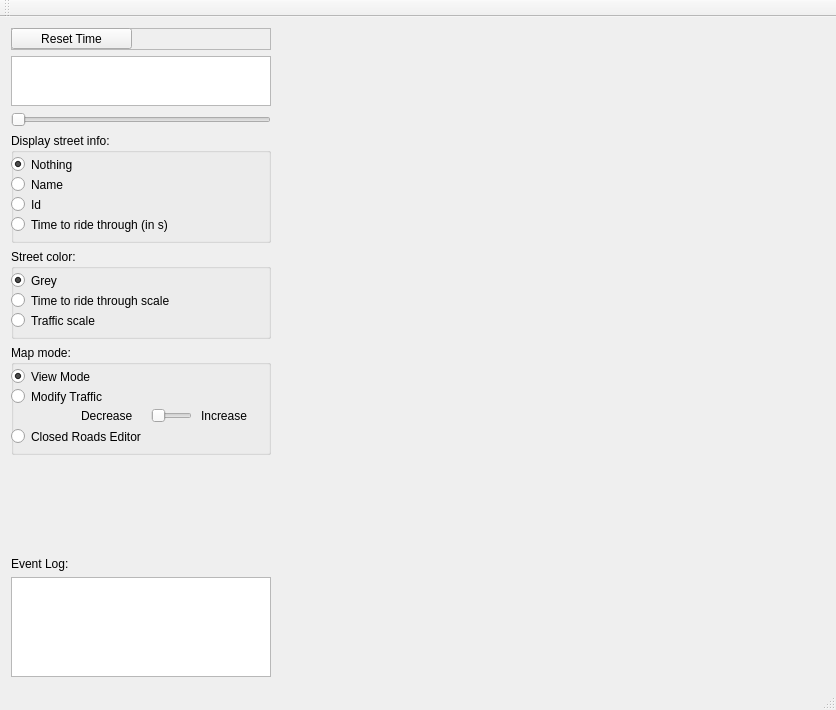
<?xml version="1.0" encoding="UTF-8"?>
<ui version="4.0">
 <class>MainWindow</class>
 <widget class="QMainWindow" name="MainWindow">
  <property name="geometry">
   <rect>
    <x>0</x>
    <y>0</y>
    <width>836</width>
    <height>710</height>
   </rect>
  </property>
  <property name="mouseTracking">
   <bool>true</bool>
  </property>
  <property name="focusPolicy">
   <enum>Qt::ClickFocus</enum>
  </property>
  <property name="windowTitle">
   <string>MainWindow</string>
  </property>
  <widget class="QWidget" name="centralWidget">
   <layout class="QHBoxLayout" name="horizontalLayout">
    <item>
     <layout class="QVBoxLayout" name="verticalLayout">
      <item>
       <widget class="QFrame" name="frame">
        <property name="sizePolicy">
         <sizepolicy hsizetype="Preferred" vsizetype="Fixed">
          <horstretch>0</horstretch>
          <verstretch>0</verstretch>
         </sizepolicy>
        </property>
        <property name="minimumSize">
         <size>
          <width>0</width>
          <height>22</height>
         </size>
        </property>
        <property name="frameShape">
         <enum>QFrame::StyledPanel</enum>
        </property>
        <property name="frameShadow">
         <enum>QFrame::Raised</enum>
        </property>
        <property name="lineWidth">
         <number>0</number>
        </property>
        <widget class="QPushButton" name="pushButton_2">
         <property name="geometry">
          <rect>
           <x>0</x>
           <y>0</y>
           <width>121</width>
           <height>21</height>
          </rect>
         </property>
         <property name="sizePolicy">
          <sizepolicy hsizetype="Fixed" vsizetype="Fixed">
           <horstretch>0</horstretch>
           <verstretch>0</verstretch>
          </sizepolicy>
         </property>
         <property name="text">
          <string>Reset Time</string>
         </property>
        </widget>
       </widget>
      </item>
      <item>
       <widget class="QTextBrowser" name="textBrowser">
        <property name="sizePolicy">
         <sizepolicy hsizetype="Preferred" vsizetype="Preferred">
          <horstretch>0</horstretch>
          <verstretch>0</verstretch>
         </sizepolicy>
        </property>
        <property name="minimumSize">
         <size>
          <width>200</width>
          <height>50</height>
         </size>
        </property>
        <property name="maximumSize">
         <size>
          <width>16777215</width>
          <height>50</height>
         </size>
        </property>
       </widget>
      </item>
      <item>
       <widget class="QSlider" name="horizontalSlider">
        <property name="sizePolicy">
         <sizepolicy hsizetype="Preferred" vsizetype="Fixed">
          <horstretch>0</horstretch>
          <verstretch>0</verstretch>
         </sizepolicy>
        </property>
        <property name="minimumSize">
         <size>
          <width>200</width>
          <height>0</height>
         </size>
        </property>
        <property name="sizeIncrement">
         <size>
          <width>20</width>
          <height>0</height>
         </size>
        </property>
        <property name="maximum">
         <number>10</number>
        </property>
        <property name="singleStep">
         <number>3</number>
        </property>
        <property name="orientation">
         <enum>Qt::Horizontal</enum>
        </property>
       </widget>
      </item>
      <item>
       <widget class="QGroupBox" name="groupBox">
        <property name="sizePolicy">
         <sizepolicy hsizetype="Preferred" vsizetype="Preferred">
          <horstretch>0</horstretch>
          <verstretch>0</verstretch>
         </sizepolicy>
        </property>
        <property name="minimumSize">
         <size>
          <width>220</width>
          <height>110</height>
         </size>
        </property>
        <property name="maximumSize">
         <size>
          <width>16777215</width>
          <height>16777215</height>
         </size>
        </property>
        <property name="title">
         <string>Display street info:</string>
        </property>
        <widget class="QRadioButton" name="ButtonStreetNothing">
         <property name="geometry">
          <rect>
           <x>0</x>
           <y>20</y>
           <width>112</width>
           <height>23</height>
          </rect>
         </property>
         <property name="text">
          <string>Nothing</string>
         </property>
         <property name="checked">
          <bool>true</bool>
         </property>
        </widget>
        <widget class="QRadioButton" name="ButtonStreetName">
         <property name="geometry">
          <rect>
           <x>0</x>
           <y>40</y>
           <width>112</width>
           <height>23</height>
          </rect>
         </property>
         <property name="text">
          <string>Name</string>
         </property>
        </widget>
        <widget class="QRadioButton" name="ButtonStreetId">
         <property name="geometry">
          <rect>
           <x>0</x>
           <y>60</y>
           <width>112</width>
           <height>23</height>
          </rect>
         </property>
         <property name="text">
          <string>Id</string>
         </property>
        </widget>
        <widget class="QRadioButton" name="ButtonStreetTime">
         <property name="geometry">
          <rect>
           <x>0</x>
           <y>80</y>
           <width>211</width>
           <height>23</height>
          </rect>
         </property>
         <property name="sizePolicy">
          <sizepolicy hsizetype="Minimum" vsizetype="Minimum">
           <horstretch>0</horstretch>
           <verstretch>0</verstretch>
          </sizepolicy>
         </property>
         <property name="text">
          <string>Time to ride through (in s)</string>
         </property>
        </widget>
       </widget>
      </item>
      <item>
       <widget class="QGroupBox" name="groupBox_2">
        <property name="sizePolicy">
         <sizepolicy hsizetype="Preferred" vsizetype="Fixed">
          <horstretch>0</horstretch>
          <verstretch>0</verstretch>
         </sizepolicy>
        </property>
        <property name="minimumSize">
         <size>
          <width>200</width>
          <height>90</height>
         </size>
        </property>
        <property name="title">
         <string>Street color:</string>
        </property>
        <widget class="QRadioButton" name="radioButton_4">
         <property name="geometry">
          <rect>
           <x>0</x>
           <y>20</y>
           <width>112</width>
           <height>23</height>
          </rect>
         </property>
         <property name="text">
          <string>Grey</string>
         </property>
         <property name="checked">
          <bool>true</bool>
         </property>
        </widget>
        <widget class="QRadioButton" name="radioButton_5">
         <property name="geometry">
          <rect>
           <x>0</x>
           <y>40</y>
           <width>201</width>
           <height>23</height>
          </rect>
         </property>
         <property name="text">
          <string>Time to ride through scale</string>
         </property>
        </widget>
        <widget class="QRadioButton" name="radioButton_6">
         <property name="geometry">
          <rect>
           <x>0</x>
           <y>60</y>
           <width>112</width>
           <height>23</height>
          </rect>
         </property>
         <property name="text">
          <string>Traffic scale</string>
         </property>
        </widget>
       </widget>
      </item>
      <item>
       <widget class="QGroupBox" name="groupBox_3">
        <property name="sizePolicy">
         <sizepolicy hsizetype="Preferred" vsizetype="Fixed">
          <horstretch>0</horstretch>
          <verstretch>0</verstretch>
         </sizepolicy>
        </property>
        <property name="minimumSize">
         <size>
          <width>260</width>
          <height>110</height>
         </size>
        </property>
        <property name="title">
         <string>Map mode:</string>
        </property>
        <widget class="QRadioButton" name="radioButton">
         <property name="geometry">
          <rect>
           <x>0</x>
           <y>20</y>
           <width>112</width>
           <height>23</height>
          </rect>
         </property>
         <property name="text">
          <string>View Mode</string>
         </property>
         <property name="checked">
          <bool>true</bool>
         </property>
        </widget>
        <widget class="QRadioButton" name="radioButton_2">
         <property name="geometry">
          <rect>
           <x>0</x>
           <y>40</y>
           <width>131</width>
           <height>23</height>
          </rect>
         </property>
         <property name="text">
          <string>Modify Traffic</string>
         </property>
        </widget>
        <widget class="QRadioButton" name="radioButton_3">
         <property name="geometry">
          <rect>
           <x>0</x>
           <y>80</y>
           <width>161</width>
           <height>23</height>
          </rect>
         </property>
         <property name="text">
          <string>Closed Roads Editor</string>
         </property>
        </widget>
        <widget class="QLabel" name="label_2">
         <property name="geometry">
          <rect>
           <x>70</x>
           <y>60</y>
           <width>67</width>
           <height>21</height>
          </rect>
         </property>
         <property name="text">
          <string>Decrease</string>
         </property>
        </widget>
        <widget class="QSlider" name="horizontalSlider_2">
         <property name="geometry">
          <rect>
           <x>140</x>
           <y>60</y>
           <width>41</width>
           <height>21</height>
          </rect>
         </property>
         <property name="maximum">
          <number>1</number>
         </property>
         <property name="orientation">
          <enum>Qt::Horizontal</enum>
         </property>
        </widget>
        <widget class="QLabel" name="label_3">
         <property name="geometry">
          <rect>
           <x>190</x>
           <y>60</y>
           <width>67</width>
           <height>21</height>
          </rect>
         </property>
         <property name="text">
          <string>Increase</string>
         </property>
        </widget>
       </widget>
      </item>
      <item>
       <spacer name="verticalSpacer">
        <property name="orientation">
         <enum>Qt::Vertical</enum>
        </property>
        <property name="sizeHint" stdset="0">
         <size>
          <width>20</width>
          <height>40</height>
         </size>
        </property>
       </spacer>
      </item>
      <item>
       <widget class="QLabel" name="label">
        <property name="text">
         <string>Event Log:</string>
        </property>
       </widget>
      </item>
      <item>
       <widget class="QTextBrowser" name="textBrowser_2">
        <property name="sizePolicy">
         <sizepolicy hsizetype="Preferred" vsizetype="Preferred">
          <horstretch>0</horstretch>
          <verstretch>0</verstretch>
         </sizepolicy>
        </property>
        <property name="minimumSize">
         <size>
          <width>200</width>
          <height>80</height>
         </size>
        </property>
        <property name="maximumSize">
         <size>
          <width>16777215</width>
          <height>100</height>
         </size>
        </property>
        <property name="sizeIncrement">
         <size>
          <width>0</width>
          <height>0</height>
         </size>
        </property>
       </widget>
      </item>
     </layout>
    </item>
    <item>
     <widget class="MapWidget" name="Map" native="true">
      <property name="sizePolicy">
       <sizepolicy hsizetype="Expanding" vsizetype="Expanding">
        <horstretch>0</horstretch>
        <verstretch>0</verstretch>
       </sizepolicy>
      </property>
      <property name="minimumSize">
       <size>
        <width>400</width>
        <height>400</height>
       </size>
      </property>
      <property name="maximumSize">
       <size>
        <width>16777215</width>
        <height>16777215</height>
       </size>
      </property>
      <property name="sizeIncrement">
       <size>
        <width>0</width>
        <height>0</height>
       </size>
      </property>
      <property name="mouseTracking">
       <bool>true</bool>
      </property>
      <property name="focusPolicy">
       <enum>Qt::ClickFocus</enum>
      </property>
      <zorder></zorder>
     </widget>
    </item>
   </layout>
  </widget>
  <widget class="QToolBar" name="mainToolBar">
   <property name="sizePolicy">
    <sizepolicy hsizetype="Preferred" vsizetype="Fixed">
     <horstretch>0</horstretch>
     <verstretch>0</verstretch>
    </sizepolicy>
   </property>
   <attribute name="toolBarArea">
    <enum>TopToolBarArea</enum>
   </attribute>
   <attribute name="toolBarBreak">
    <bool>false</bool>
   </attribute>
  </widget>
  <widget class="QMenuBar" name="menuBar">
   <property name="geometry">
    <rect>
     <x>0</x>
     <y>0</y>
     <width>836</width>
     <height>22</height>
    </rect>
   </property>
  </widget>
  <widget class="QStatusBar" name="statusBar"/>
 </widget>
 <layoutdefault spacing="6" margin="11"/>
 <customwidgets>
  <customwidget>
   <class>MapWidget</class>
   <extends>QWidget</extends>
   <header>mapwidget.h</header>
   <container>1</container>
   <slots>
    <signal>TimerMessage(QString)</signal>
    <signal>ErrorMessage(QString)</signal>
    <slot>onToggleStreetNames(bool)</slot>
    <slot>onToggleStreetNothing(bool)</slot>
    <slot>onToggleStreetId(bool)</slot>
    <slot>onToggleStreetTime(bool)</slot>
    <slot>onToggleColorGrey(bool)</slot>
    <slot>onToggleColorTime(bool)</slot>
    <slot>onToggleColorTraffic(bool)</slot>
    <slot>onToggleModifyTraffic(bool)</slot>
    <slot>onToggleModifyClosed(bool)</slot>
    <slot>onTimeSliderChange(int)</slot>
    <slot>onToggleModifyTrafficMode(int)</slot>
    <slot>onResetButtonPress()</slot>
    <slot>onResetAllButtonPress()</slot>
   </slots>
  </customwidget>
 </customwidgets>
 <resources/>
 <connections>
  <connection>
   <sender>ButtonStreetTime</sender>
   <signal>toggled(bool)</signal>
   <receiver>Map</receiver>
   <slot>onToggleStreetTime(bool)</slot>
   <hints>
    <hint type="sourcelabel">
     <x>176</x>
     <y>256</y>
    </hint>
    <hint type="destinationlabel">
     <x>534</x>
     <y>174</y>
    </hint>
   </hints>
  </connection>
  <connection>
   <sender>horizontalSlider</sender>
   <signal>valueChanged(int)</signal>
   <receiver>Map</receiver>
   <slot>onTimeSliderChange(int)</slot>
   <hints>
    <hint type="sourcelabel">
     <x>174</x>
     <y>147</y>
    </hint>
    <hint type="destinationlabel">
     <x>531</x>
     <y>110</y>
    </hint>
   </hints>
  </connection>
  <connection>
   <sender>radioButton_5</sender>
   <signal>toggled(bool)</signal>
   <receiver>Map</receiver>
   <slot>onToggleColorTime(bool)</slot>
   <hints>
    <hint type="sourcelabel">
     <x>210</x>
     <y>332</y>
    </hint>
    <hint type="destinationlabel">
     <x>588</x>
     <y>246</y>
    </hint>
   </hints>
  </connection>
  <connection>
   <sender>ButtonStreetName</sender>
   <signal>toggled(bool)</signal>
   <receiver>Map</receiver>
   <slot>onToggleStreetNames(bool)</slot>
   <hints>
    <hint type="sourcelabel">
     <x>121</x>
     <y>216</y>
    </hint>
    <hint type="destinationlabel">
     <x>452</x>
     <y>132</y>
    </hint>
   </hints>
  </connection>
  <connection>
   <sender>ButtonStreetId</sender>
   <signal>toggled(bool)</signal>
   <receiver>Map</receiver>
   <slot>onToggleStreetId(bool)</slot>
   <hints>
    <hint type="sourcelabel">
     <x>121</x>
     <y>236</y>
    </hint>
    <hint type="destinationlabel">
     <x>542</x>
     <y>154</y>
    </hint>
   </hints>
  </connection>
  <connection>
   <sender>radioButton_6</sender>
   <signal>toggled(bool)</signal>
   <receiver>Map</receiver>
   <slot>onToggleColorTraffic(bool)</slot>
   <hints>
    <hint type="sourcelabel">
     <x>76</x>
     <y>352</y>
    </hint>
    <hint type="destinationlabel">
     <x>654</x>
     <y>270</y>
    </hint>
   </hints>
  </connection>
  <connection>
   <sender>radioButton_2</sender>
   <signal>toggled(bool)</signal>
   <receiver>Map</receiver>
   <slot>onToggleModifyTraffic(bool)</slot>
   <hints>
    <hint type="sourcelabel">
     <x>140</x>
     <y>428</y>
    </hint>
    <hint type="destinationlabel">
     <x>296</x>
     <y>344</y>
    </hint>
   </hints>
  </connection>
  <connection>
   <sender>radioButton_3</sender>
   <signal>toggled(bool)</signal>
   <receiver>Map</receiver>
   <slot>onToggleModifyClosed(bool)</slot>
   <hints>
    <hint type="sourcelabel">
     <x>128</x>
     <y>451</y>
    </hint>
    <hint type="destinationlabel">
     <x>336</x>
     <y>362</y>
    </hint>
   </hints>
  </connection>
  <connection>
   <sender>Map</sender>
   <signal>TimerMessage(QString)</signal>
   <receiver>textBrowser</receiver>
   <slot>setText(QString)</slot>
   <hints>
    <hint type="sourcelabel">
     <x>304</x>
     <y>58</y>
    </hint>
    <hint type="destinationlabel">
     <x>134</x>
     <y>92</y>
    </hint>
   </hints>
  </connection>
  <connection>
   <sender>Map</sender>
   <signal>ErrorMessage(QString)</signal>
   <receiver>textBrowser_2</receiver>
   <slot>setPlainText(QString)</slot>
   <hints>
    <hint type="sourcelabel">
     <x>320</x>
     <y>658</y>
    </hint>
    <hint type="destinationlabel">
     <x>202</x>
     <y>660</y>
    </hint>
   </hints>
  </connection>
  <connection>
   <sender>horizontalSlider_2</sender>
   <signal>valueChanged(int)</signal>
   <receiver>Map</receiver>
   <slot>onToggleModifyTrafficMode(int)</slot>
   <hints>
    <hint type="sourcelabel">
     <x>184</x>
     <y>442</y>
    </hint>
    <hint type="destinationlabel">
     <x>420</x>
     <y>420</y>
    </hint>
   </hints>
  </connection>
  <connection>
   <sender>pushButton_2</sender>
   <signal>pressed()</signal>
   <receiver>Map</receiver>
   <slot>onResetButtonPress()</slot>
   <hints>
    <hint type="sourcelabel">
     <x>98</x>
     <y>54</y>
    </hint>
    <hint type="destinationlabel">
     <x>496</x>
     <y>76</y>
    </hint>
   </hints>
  </connection>
 </connections>
</ui>
